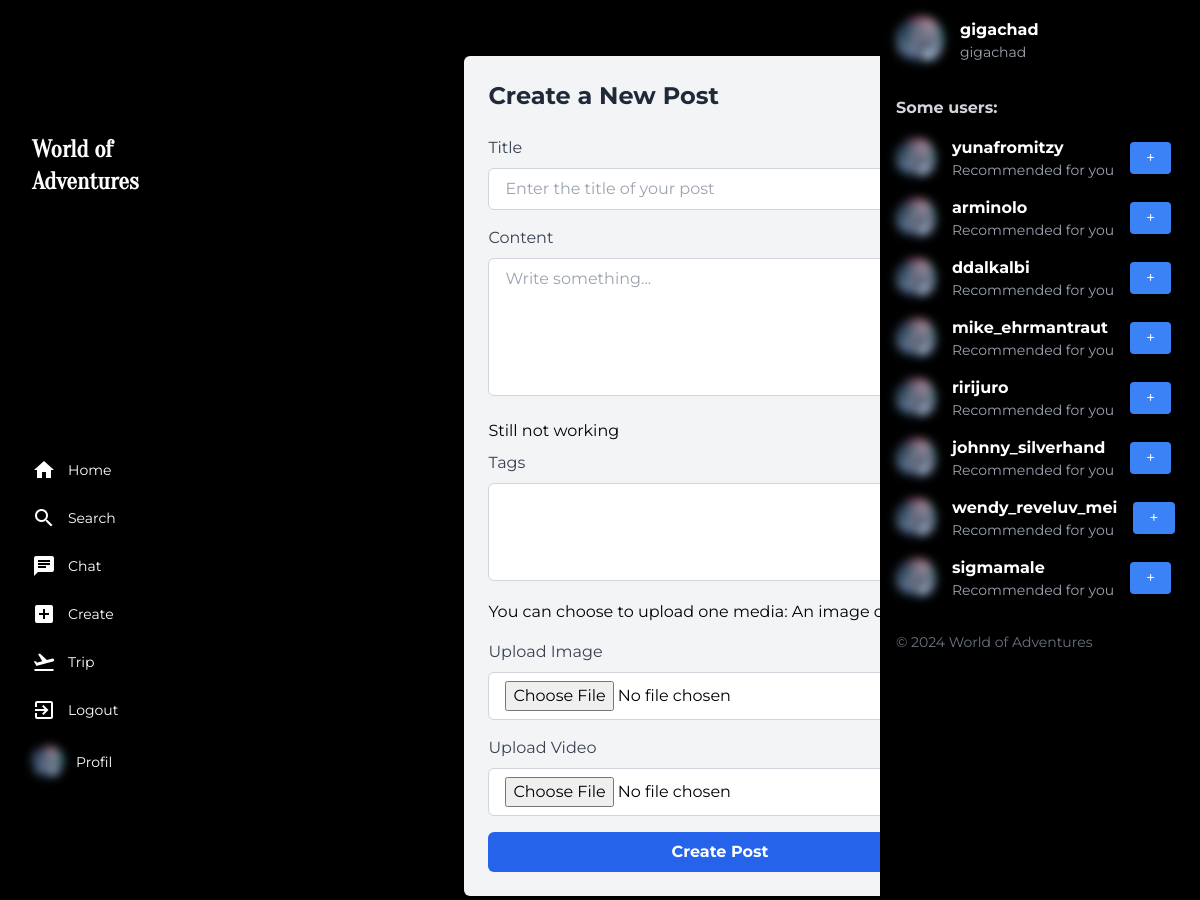
The page /post/create/ (signed in) on the database its author committed.
### authentication/models.py (models this page shows, shortened)
class CustomUser(AbstractUser):
    profile_image = models.ImageField(
        upload_to="uploads/profiles/", blank=True, null=True,
        default="uploads/profiles/gigachad.jpg"
    )
    is_moderator = models.BooleanField(default=False)
    bio = models.TextField(blank=True, null=True)  # Assume user wants to add a description like in reddit or instagram
    followers = models.ManyToManyField('self', related_name='following', symmetrical=False)

### post/views.py (the view)
# urls.py: path("post/create/", create_post, name="create_post"),
@login_required
def create_post(request):
    if request.method == 'POST':
        post_form = PostForm(request.POST)
        media_form = MediaForm(request.POST, request.FILES)
        if post_form.is_valid() and media_form.is_valid():
            post = post_form.save(commit=False)
            post.author = request.user
            post.save()
            media = media_form.save(commit=False)
            media.post = post
            media.save()
            return redirect('/')  # Redirect to the home or post detail
    else:
        post_form = PostForm()
        media_form = MediaForm()
    return render(request, 'posts/post_create.html', {
        'post_form': post_form,
        'media_form': media_form,
    })

### post/form.py
class PostForm(forms.ModelForm):
    class Meta:
        model = Post
        fields = ['title', 'content', 'tags']
        widgets = {
            'title': forms.TextInput(attrs={
                'class': 'w-full px-4 py-2 text-black bg-white border border-gray-300 rounded-md focus:ring-2 focus:ring-blue-500 focus:outline-none',
                'placeholder': 'Enter the title of your post'
            }),
            'content': forms.Textarea(attrs={
                'class': 'w-full px-4 py-2 text-black bg-white border border-gray-300 rounded-md focus:ring-2 focus:ring-blue-500 focus:outline-none',
                'placeholder': 'Write something...',
                'rows': 5
            }),
            'tags': forms.SelectMultiple(attrs={
                'class': 'w-full px-4 py-2 text-black bg-white border border-gray-300 rounded-md focus:ring-2 focus:ring-blue-500 focus:outline-none',
            }),
        }

class MediaForm(forms.ModelForm):
    class Meta:
        model = Media
        fields = ['image', 'video']
        widgets = {
            'image': forms.ClearableFileInput(attrs={
                'class': 'w-full px-4 py-2 text-black bg-white border border-gray-300 rounded-md focus:ring-2 focus:ring-blue-500 focus:outline-none',
            }),
            'video': forms.ClearableFileInput(attrs={
                'class': 'w-full px-4 py-2 text-black bg-white border border-gray-300 rounded-md focus:ring-2 focus:ring-blue-500 focus:outline-none',
            }),
        }

### authentication/context_processors.py (called while the page is built)
def suggested_users_processor(request):
    if request.user.is_authenticated:
        suggested_users = CustomUser.objects.exclude(id=request.user.id).order_by('?')[:8]
    else:
        suggested_users = []
    return {'suggested_users': suggested_users}

### templates/posts/post_create.html (shortened to what this page needs)
{% extends 'assets/base.html' %}
{% block content %}
    <div class="max-w-2xl mx-auto p-6 bg-gray-100 shadow-md rounded-md mt-10 text-black">
    <h1 class="text-2xl font-bold text-gray-800 mb-6">Create a New Post</h1>
    <form method="POST" enctype="multipart/form-data" class="space-y-4">
        <div class="space-y-2">
            <label for="id_title" class="block text-gray-700 font-medium">Title</label>
            {{ post_form.title }}
        </div>
        <div class="space-y-2">
            <label for="id_content" class="block text-gray-700 font-medium">Content</label>
            {{ post_form.content }}
        </div>
        <div class="space-y-2">
            <p>Still not working</p>
            <label for="id_tags" class="block text-gray-700 font-medium">Tags</label>
            {{ post_form.tags }}
        </div>
        <p>You can choose to upload one media: An image or a video</p>
        <div class="space-y-2">
            <label for="id_image" class="block text-gray-700 font-medium">Upload Image</label>
            {{ media_form.image }}
        </div>
        <div class="space-y-2">
            <label for="id_video" class="block text-gray-700 font-medium">Upload Video</label>
            {{ media_form.video }}
        </div>
        <button type="submit" class="w-full py-2 px-4 bg-blue-600 text-white font-semibold rounded-md hover:bg-blue-700">
            Create Post
        </button>
    </form>
</div>
{% endblock %}

### templates/assets/base.html (shortened to what this page needs)
{% load static %}
<!doctype html>
<html lang="en">
<head>
    <link rel="stylesheet" href="{% static 'css/output.css' %}">
</head>
<body class="bg-gray-100 font-main">
    <main {% if request.user.is_authenticated %} class="flex h-screen bg-black text-white" {% endif %}>
        {% if request.user.is_authenticated %}
            <nav
                    class="bg-black fixed md:w-60 md:h-full bottom-0 md:bottom-auto md:fixed md:left-0 w-full md:p-4 p-2 flex md:flex-col justify-around items-center md:items-start text-sm"
                >
                    <div class="hidden md:block mb-6 text-2xl font-bold px-4 font-giga">
                        <a href="/">World of Adventures</a>
                    </div>
                    <ul class="flex md:flex-col w-full justify-evenly md:justify-start md:space-y-6">
                        <li>
                            <a href="/" class="flex items-center space-x-3 md:px-4 hover:text-gray-300">
                                <span class="material-icons">home</span>
                                <span class="hidden md:inline">Home</span>
                            </a>
                        </li>
                        <li>
                            <a href="/search" class="flex items-center space-x-3 md:px-4 hover:text-gray-300">
                                <span class="material-icons">search</span>
                                <span class="hidden md:inline">Search</span>
                            </a>
                        </li>
                        <li>
                            <a href="/chatlist/{{ request.user.username }}" class="flex items-center space-x-3 md:px-4 hover:text-gray-300">
                                <span class="material-icons">chat</span>
                                <span class="hidden md:inline">Chat</span>
                            </a>
                        </li>
                        <li>
                            <a href="{% url 'create_post' %}" class="flex items-center space-x-3 md:px-4 hover:text-gray-300">
                                <span class="material-icons">add_box</span>
                                <span class="hidden md:inline">Create</span>
                            </a>
                        </li>
                        <li>
                            <a href="/create" class="flex items-center space-x-3 md:px-4 hover:text-gray-300">
                                <span class="material-icons">flight_takeoff</span>
                                <span class="hidden md:inline">Trip</span>
                            </a>
                        </li>
                        <li>
                            <a href="{% url 'logout' %}" class="flex items-center space-x-3 md:px-4 hover:text-gray-300">
                                <span class="material-icons">exit_to_app</span>
                                <span class="hidden md:inline">Logout</span>
                            </a>
                        </li>
                        <li>
                            <a href="/profile/{{ request.user.username }}" class="flex items-center space-x-3 md:px-4 hover:text-gray-300">
                                {% if request.user.profile_image.url != None %}
                                    <img src="{% static 'images/placeholder-2.jpg' %}" data-src="{{ request.user.profile_image.url }}" alt="Profil" class="w-8 h-8 rounded-full lazy-load">
                                {% else %}
                                    <img src="{% static 'images/placeholder-2.jpg' %}" data-src="{% static 'images/placeholder-2.jpg' %}" alt="Profil" class="w-8 h-8 rounded-full lazy-load">
                                {% endif %}
                                <span class="hidden md:inline">Profil</span>
                            </a>
                        </li>
                    </ul>
                </nav>
        {% endif %}
        <section {% if request.user.is_authenticated %} class="flex-1 flex justify-center items-start p-4 md:ml-60 overflow-auto" {% endif %}>
            {% block content %}{% endblock %}
        </section>
        {% if request.user.is_authenticated %}
        <aside class="hidden lg:block lg:w-80 p-4 bg-black fixed right-0 h-full">
        <div class="flex items-center space-x-4 mb-8">
            <a href="/profile/{{ request.user.username }}">
                {% if request.user.profile_image.url != None %}
                    <img src="{% static 'images/placeholder-2.jpg' %}" data-src="{{ request.user.profile_image.url }}" alt="Profil" class="w-12 h-12 rounded-full object-cover lazy-load">
                {% else %}
                    <img src="{% static 'images/placeholder-2.jpg' %}" data-src="{% static 'images/placeholder-2.jpg' %}" alt="Profil" class="w-12 h-12 rounded-full object-cover lazy-load">
                {% endif %}
            </a>
            <div>
                <a href="/profile/{{ request.user.username }}">
                    <p class="font-bold">{{ request.user.username }}</p>
                </a>
                <p class="text-gray-400 text-sm">{{ request.user.username }}</p>
            </div>
        </div>
        <div>
            <h2 class="font-bold text-gray-300 mb-4">Some users:</h2>
            <ul class="space-y-4">
                 {% for gyatt in suggested_users %}
                    <li class="flex items-center justify-between mb-4">
                        <div class="flex items-center space-x-4">
                            <a href="/profile/{{ gyatt.username }}" title="{{ gyatt.username }}">
                                <img
                                    src="{% static 'images/placeholder-2.jpg' %}"
                                    data-src="{% if gyatt.profile_image %}{{ gyatt.profile_image.url }}{% else %}/static/images/default.jpg{% endif %}"
                                    alt="{{ gyatt.username }}"
                                    class="w-10 h-10 rounded-full object-cover lazy-load"
                                />
                            </a>
                            <div>
                                <a href="/profile/{{ gyatt.username }}" title="{{ gyatt.username }}">
                                    <p class="text-white font-bold">{{ gyatt.username }}</p>
                                </a>
                                <p class="text-gray-400 text-sm">Recommended for you</p>
                            </div>
                            <button class="follow-btn px-4 py-1 text-white bg-blue-500 rounded hover:bg-blue-600">
                                +
                            </button>
                        </div>
                    </li>
                {% endfor %}
            </ul>
        </div>
        <footer class="mt-8 text-gray-500 text-sm">
            <p class="mt-2">&copy; 2024 World of Adventures</p>
        </footer>
    </aside>
        {% endif %}
    </main>
</body>
</html>

### rows shown on the page
CustomUser: user.username "gigachad"
CustomUser: username "yunafromitzy"
CustomUser: username "arminolo"
CustomUser: username "ddalkalbi"
CustomUser: username "mike_ehrmantraut"
CustomUser: username "ririjuro"
CustomUser: username "johnny_silverhand"
CustomUser: username "wendy_reveluv_mei"
CustomUser: username "sigmamale"
